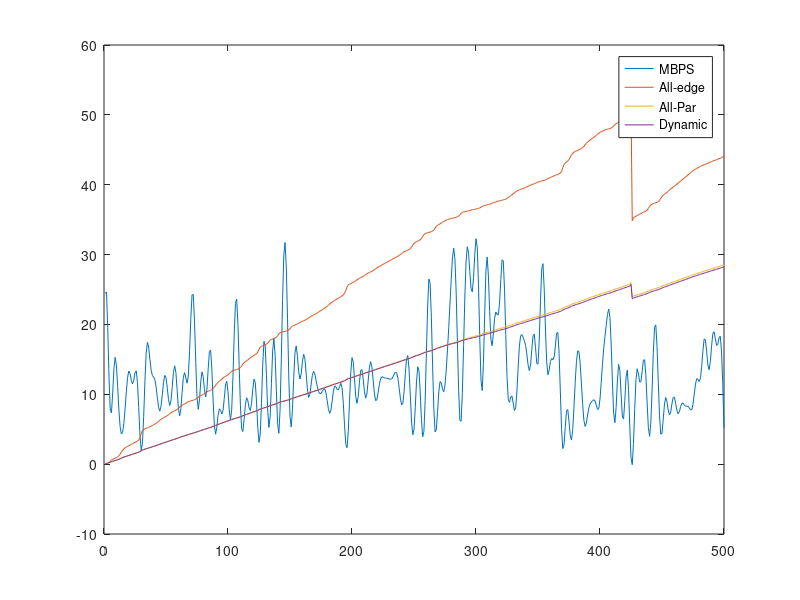

This figure's MATLAB source:
a = [24.45
12.2
10.66
13.65
4.94
6.46
12.94
11.64
13.42
5.6
5.35
17.28
13.69
12.18
8.21
9.94
12.32
8.39
13.48
9.77
8.67
12.9
14.04
24.76
11.21
10.98
11.13
13.03
13.92
4.29
7.93
7.8
11.75
6.36
20.16
18.11
4.53
9.19
7.69
11.8
6.32
7.52
17.32
5.32
16.1
10.33
8.41
30.63
18.83
5.76
16.67
12.55
15.37
11.65
10.8
13.1
10.52
10.36
10.29
7.27
10.51
10.65
11.56
4.69
5.95
15.33
8.99
12.74
11.14
11.15
14.32
9.24
11.19
12.48
12.31
12.14
12.94
12.08
8.39
13.78
12.27
4.22
13.21
7.93
7.3
25.88
15.47
4.71
11.79
10.37
16.59
26.91
28.66
9.03
12.36
30.3
26.26
28.48
28.23
10.41
26.42
22.83
18.38
21.44
26.48
24.54
9.06
9.6
8.56
17.62
17.95
14.97
15.34
17.58
16.33
28.95
15.25
14.58
15.29
18.81
4.65
5.86
5.6
5.77
15.42
13.29
5.64
7.67
9.02
8.65
8.91
16.27
21.28
17.33
5.96
14.36
6.56
13.02
3.79
4.79
13.52
12.44
13.88
4.05
14.54
17.71
4.5
8.47
7.76
8.67
8.59
7.63
8.69
8.3
7.71
10.74
11.93
15.34
16.81
14.22
19.03
17.04
16.44
];
a1 = resample(a,500,163);
Epart_t = 0;
Lpart_t_arr = [];
Lcloud_t = 0;
Eedge_t_arr = [];
counter = 0;
counter_arr = [];

for i = 1:500
    if a1(i) < 55
        Lcloud_t = Lcloud_t + 1204 / a1(i);
    end
    if a1(i) < 55
        Epart_t = Epart_t + (46 + 150.5/ a1(i));
    end
    if a1(i) < 22
        counter = counter + (46 + 150.5/ a1(i));
    else
        counter = counter + 1204 / a1(i);
    end
    Lpart_t_arr(i) = Epart_t;
    Eedge_t_arr(i) = Lcloud_t;
    counter_arr(i) = counter;
end

figure,plot(a1), hold on ,
plot(Eedge_t_arr * 0.001),
hold on,plot(Lpart_t_arr * 0.001),
hold on ,plot(counter_arr * 0.001),
legend('MBPS','All-edge','All-Par','Dynamic')
%% Energy
% for i = 1:500
%     if a1(i) < 55
%         Eedge_t = Eedge_t + Eedge;
%     end
%     if a1(i) < 55
%         Epart_t = Epart_t + (484 * a1(i) + 1288) * (18816*8)/(a1(i)*1000000);
%     end
%     if a1(i) < 6.77
%         counter = counter + Eedge;
%     else
%         counter = counter + (484 * a1(i) + 1288) * (18816*8)/(a1(i)*1000000);
%     end
%     Epart_t_arr(i) = Epart_t;
%     Eedge_t_arr(i) = Eedge_t;
%     counter_arr(i) = counter;
% end

% figure,plot(a1), hold on ,
% plot(Eedge_t_arr * 0.001),
% hold on,plot(Epart_t_arr * 0.001),
% hold on ,plot(counter_arr * 0.001),
% legend('MBPS','All-edge','All-Par','Dynamic')